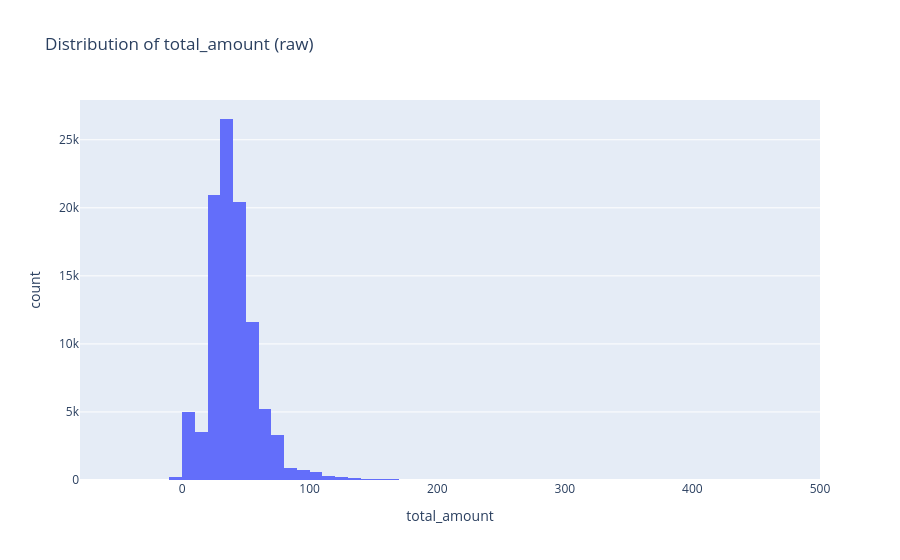

Notebook code for this chart:
### Code cell
fig7 = px.histogram(
    trips_temp,
    x="total_amount",
    nbins=100,
    title="Distribution of total_amount (raw)"
)
fig7.show()

### Figure 1 — Plotly figure (JSON) as saved in the notebook; plotly's stock layout.template omitted (floating-point values rounded to 4 significant figures; data arrays with more than 128 entries replaced by an {"elided": "..."} marker saying what was removed)
{"data": [{"bingroup": "x", "hovertemplate": "total_amount=%{x}<br>count=%{y}<extra></extra>", "legendgroup": "", "marker": {"color": "#636efa", "pattern": {"shape": ""}}, "name": "", "nbinsx": 100, "orientation": "v", "showlegend": false, "type": "histogram", "x": {"elided": "100000 float values"}, "xaxis": "x", "yaxis": "y"}], "layout": {"barmode": "relative", "legend": {"tracegroupgap": 0}, "title": {"text": "Distribution of total_amount (raw)"}, "xaxis": {"anchor": "y", "domain": [0, 1], "title": {"text": "total_amount"}}, "yaxis": {"anchor": "x", "domain": [0, 1], "title": {"text": "count"}}}}
